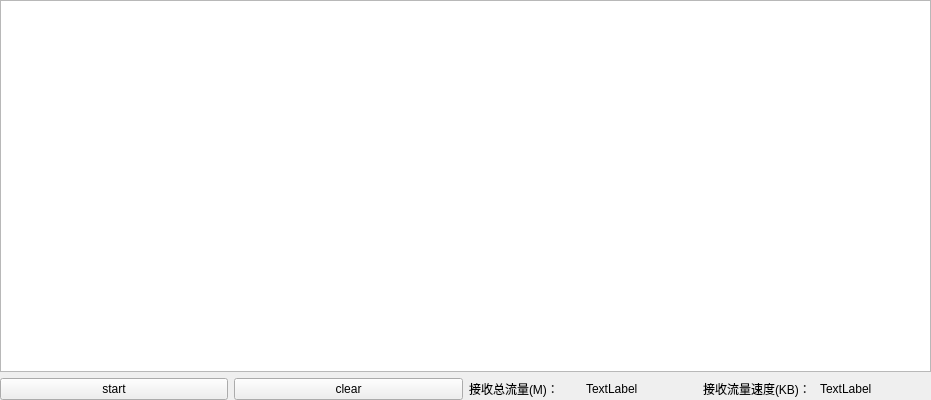
<?xml version="1.0" encoding="UTF-8"?>
<ui version="4.0">
 <class>qt_proxyClass</class>
 <widget class="QWidget" name="qt_proxyClass">
  <property name="geometry">
   <rect>
    <x>0</x>
    <y>0</y>
    <width>931</width>
    <height>400</height>
   </rect>
  </property>
  <property name="windowTitle">
   <string>qt_proxy</string>
  </property>
  <layout class="QVBoxLayout" name="verticalLayout">
   <property name="leftMargin">
    <number>0</number>
   </property>
   <property name="topMargin">
    <number>0</number>
   </property>
   <property name="rightMargin">
    <number>0</number>
   </property>
   <property name="bottomMargin">
    <number>0</number>
   </property>
   <item>
    <widget class="QTextEdit" name="log_textEdit"/>
   </item>
   <item>
    <layout class="QHBoxLayout" name="horizontalLayout_3">
     <item>
      <widget class="QPushButton" name="pushButton">
       <property name="text">
        <string>start</string>
       </property>
      </widget>
     </item>
     <item>
      <widget class="QPushButton" name="pushButton_2">
       <property name="text">
        <string>clear</string>
       </property>
      </widget>
     </item>
     <item>
      <layout class="QHBoxLayout" name="horizontalLayout_2">
       <item>
        <widget class="QLabel" name="label_3">
         <property name="text">
          <string>接收总流量(M)：</string>
         </property>
        </widget>
       </item>
       <item>
        <widget class="QLabel" name="label_total">
         <property name="text">
          <string>TextLabel</string>
         </property>
        </widget>
       </item>
      </layout>
     </item>
     <item>
      <layout class="QHBoxLayout" name="horizontalLayout">
       <item>
        <widget class="QLabel" name="label_2">
         <property name="text">
          <string>接收流量速度(KB)：</string>
         </property>
        </widget>
       </item>
       <item>
        <widget class="QLabel" name="label_rcvSpeed">
         <property name="text">
          <string>TextLabel</string>
         </property>
        </widget>
       </item>
      </layout>
     </item>
    </layout>
   </item>
  </layout>
 </widget>
 <layoutdefault spacing="6" margin="11"/>
 <resources>
  <include location="qt_proxy.qrc"/>
 </resources>
 <connections/>
</ui>
